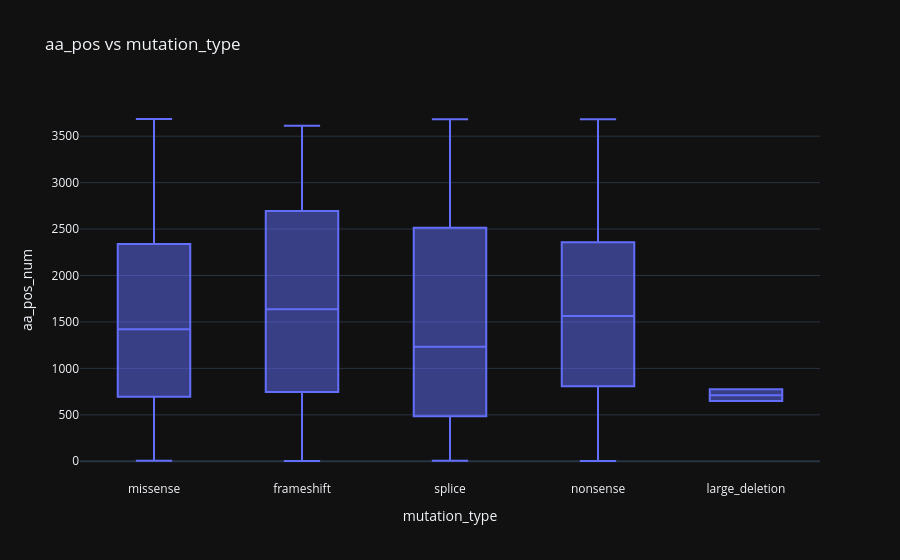

Notebook code for this chart:
### Markdown cell above
## 6. 📊 aa_pos vs mutation_type

### Code cell
top = d['mutation_type'].value_counts().head(6).index
tmp = d[d['mutation_type'].isin(top)][['mutation_type', 'aa_pos_num']].dropna()
fig = px.box(tmp, x='mutation_type', y='aa_pos_num', points='outliers', title='aa_pos vs mutation_type')
fig.show()

### Figure 1 — Plotly figure (JSON) as saved in the notebook; plotly's stock layout.template omitted (floating-point values rounded to 4 significant figures; data arrays with more than 128 entries replaced by an {"elided": "..."} marker saying what was removed)
{"data": [{"alignmentgroup": "True", "boxpoints": "outliers", "hovertemplate": "mutation_type=%{x}<br>aa_pos_num=%{y}<extra></extra>", "legendgroup": "", "marker": {"color": "#636efa"}, "name": "", "notched": false, "offsetgroup": "", "orientation": "v", "showlegend": false, "x": {"elided": "3519 str values"}, "x0": " ", "xaxis": "x", "y": {"elided": "3519 float values"}, "y0": " ", "yaxis": "y", "type": "box"}], "layout": {"xaxis": {"anchor": "y", "domain": [0.0, 1.0], "title": {"text": "mutation_type"}}, "yaxis": {"anchor": "x", "domain": [0.0, 1.0], "title": {"text": "aa_pos_num"}}, "legend": {"tracegroupgap": 0}, "title": {"text": "aa_pos vs mutation_type"}, "boxmode": "group"}}
